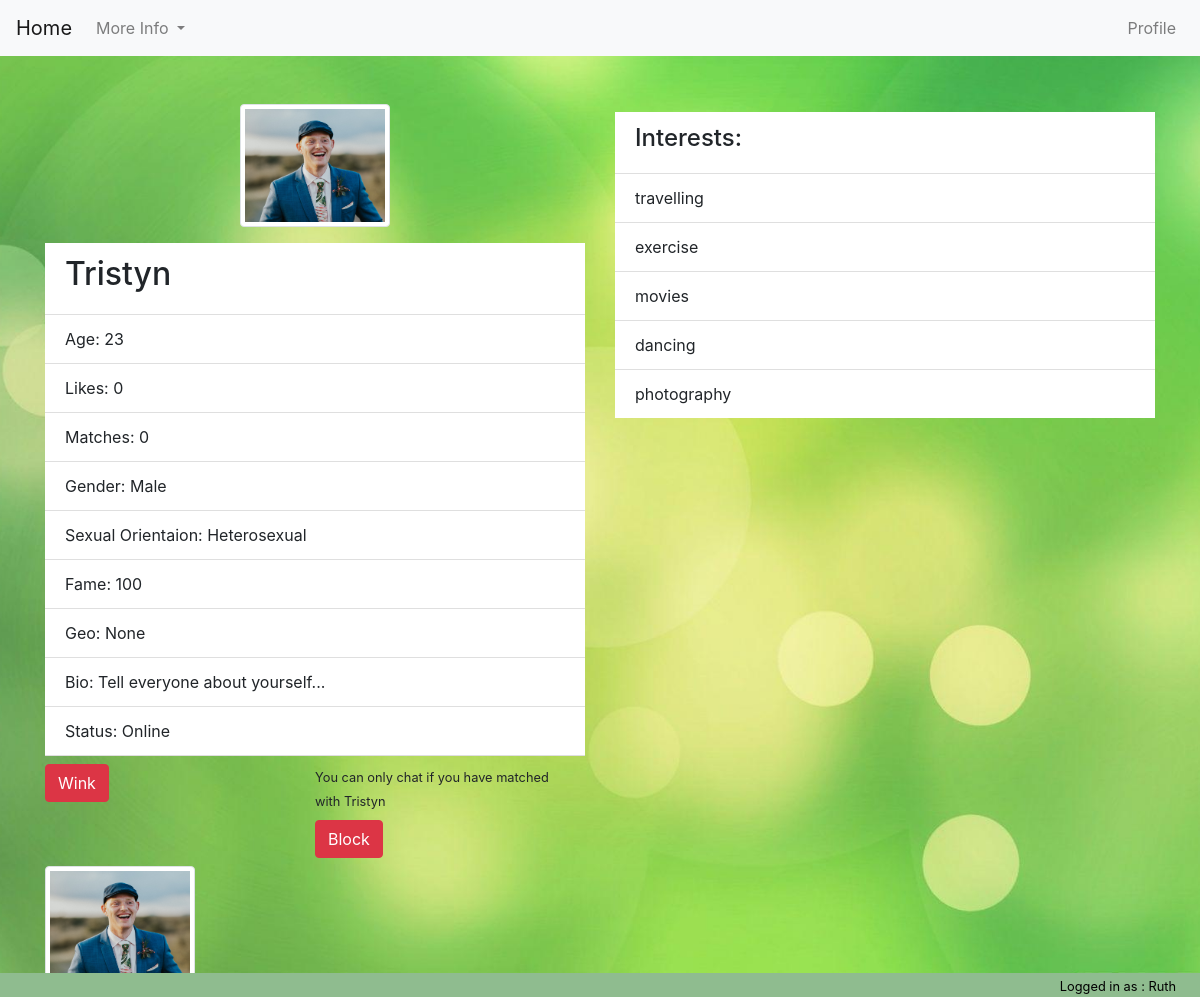
The app's page /profile_view/Tristyn (signed in), older data.
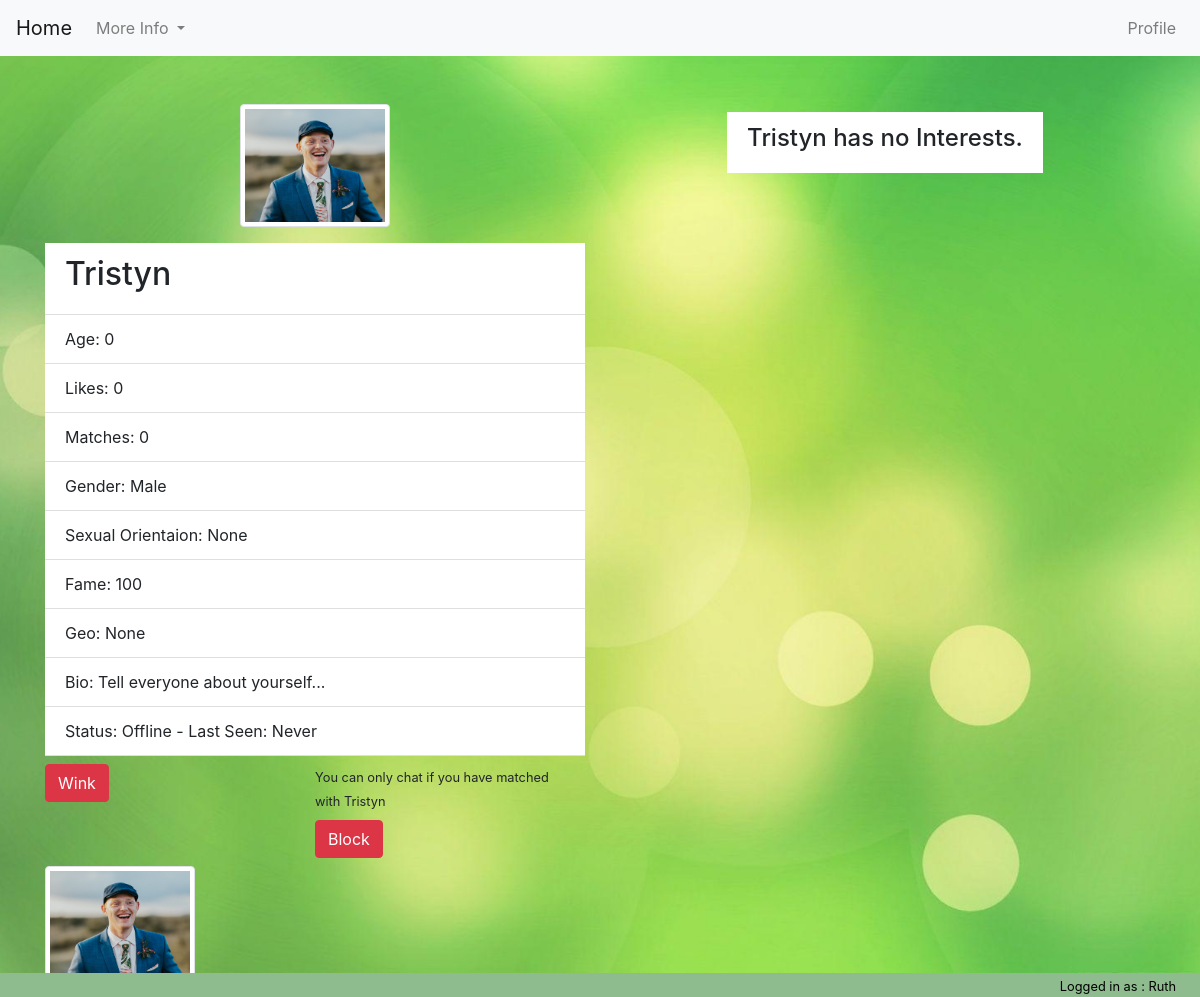
The same page, newer data.
### tables this page shows
CREATE TABLE users (
    profile_pic string default('default.png'),
    pics integer default(0),
    username string not null,
    firstname string not null,
    lastname string not null,
    email string not null,
    password string not null,
    likes integer default(0),
    matches integer default(0),
    bio text default('Tell everyone about yourself...'),
    gender string,
    age integer default(0),
    sex_orientation string,
    fame integer default(100),
    geo_location string,
    last_online string default('Offline'),
    complete string default('False'),
    verified string default(0)
);

CREATE TABLE images(
    username string not null,
    file_name string not null
);

### matcha/views.py (the view)
@app.route('/profile_view/<username>')
def profile_view(username):
    profile = get_profile_data(username)
    if profile['user_profile']:
        common_lib_log_history_moment('profile_view', session['username'], username, "You viewed " + username + "'s profile")
        if not common_lib_check_if_blocked(username):
            common_lib_log_history_moment('profile_view', username, session['username'], session['username'] + " viewed your profile, why dont you check their profile out?")
        return render_template("profile_view.html",
                               winked=profile['winked'],
                               user=profile['user_profile'],
                               session_user=profile['session_user'],
                               interests=profile['interest_list'],
                               matched=profile['matched'],
                               pictures=profile['pictures'])
    else:
        flash('That user does not exist', 'danger')
        return redirect(url_for('home'))

### matcha/__init__.py (called while the page is built)
@app.before_request
def before_request():
    g.db = connect_db()

def connect_db():
    return sqlite3.connect(app.config['DATABASE'])

### matcha/common_lib/blocking.py (called while the page is built)
def common_lib_check_if_blocked(username):
    return False

### matcha/common_lib/history.py (called while the page is built)
def common_lib_log_history_moment(log_type, logging_user, notif_username, message):
    mydate = datetime.now()
    formated_datenow = mydate.strftime("%d-%m-%Y\n%H:%M:%S")
    query_db("INSERT INTO history (log_username, notif_username, message, history_type, logged_timestamp ) VALUES (?,?,?,?,?)",
             (logging_user, notif_username, message, log_type, formated_datenow), True)

### matcha/common_lib/query.py (called while the page is built)
def query_db(query, args=(), commit=False, one=False):
    cur = g.db.execute(query, args)
    if commit:
        g.db.commit()
    else:
        rv = [dict((cur.description[idx][0], value)
                   for idx, value in enumerate(row)) for row in cur.fetchall()]
        return (rv[0] if rv else None) if one else rv

### matcha/templates/profile_view.html (shortened to what this page needs)
{% extends "base.html" %}
{% block nav %}
    <nav class="navbar navbar-expand-lg navbar-light bg-light"> <a class="navbar-brand" href="{{ url_for('home') }}">Home</a>
        <div class="collapse navbar-collapse" id="navbarSupportedContent">
            <ul class="navbar-nav mr-auto">
                <li class="nav-item dropdown">  <a class="nav-link dropdown-toggle" href="#" id="navbarDropdown" role="button" data-toggle="dropdown" aria-haspopup="true" aria-expanded="false">
                    More Info
                </a>
                </li>
            </ul>
            <div class="">
                <ul class="navbar-nav mr-auto">
                    <li class="nav-item">
                        <a class="nav-link" href="{{ url_for('profile_update') }}">Profile</a>
                    </li>
                </ul>
            </div>
        </div>
    </nav>
{% endblock %}
{% block content %}
    {% if user %}
        <div class=" mx-auto mt-5">
            <div class="container">
                <div class="row">
                    <div class="col-sm-12 col-md-6">
                        <img src="{{ url_for('static', filename="img/" + user.profile_pic) }}" alt="..." class="img-thumbnail mx-auto d-block profile-pic mb-3">
                        <ul class="list-group list-group-flush w-100">
                            <li class="list-group-item"><h2>{{ user.username }}</h2></li>
                            <li class="list-group-item">Age: {{ user.age }}</li>
                            <li class="list-group-item">Likes: {{ user.likes }}</li>
                            <li class="list-group-item">Matches: {{ user.matches }}</li>
                            <li class="list-group-item">Gender: {{ user.gender }}</li>
                            <li class="list-group-item">Sexual Orientaion: {{ user.sex_orientation }}</li>
                            <li class="list-group-item">Fame: {{ user.fame }}</li>
                            <li class="list-group-item">Geo: {{ user.geo_location }}</li>
                            <li class="list-group-item">Bio: {{ user.bio }}</li>
                            <li class="list-group-item">
                                {% if user.last_online == "Online" %}
                                    Status: Online
                                {% else %}
                                    Status: Offline -  Last Seen: {{ user.last_online }}
                                {% endif %}
                            </li>
                            <div class="row mt-2 w-100">
                                {% if session_user.profile_pic != 'default.png' %}
                                    <div class="col">
                                    {% if winked %}
                                        <form action="{{ url_for('unwink', username=user.username) }}">
                                            <button type="submit" class="btn btn-danger" id="">Un-Wink</button>
                                        </form>
                                    {% else %}
                                        <form action="{{ url_for('wink', username=user.username) }}">
                                            <button type="submit" class="btn btn-danger" id="wink-button">Wink</button>
                                        </form>
                                    {% endif %}
                                    </div>
                                    <div class="col">
                                        {% if matched %}
                                            <button type="submit" class="btn btn-danger">Chat</button>
                                        {% else %}
                                            <small>You can only chat if you have matched with {{ user.username }}</small>
                                        {% endif %}
                                    </div>
                                {% else %}
                                    <div class="col">
                                        <small>You can only Wink and Chat with users when you have updated your profile picture</small>
                                    </div>
                                {% endif %}
                            </div>
                            <div class="row mt-2 w-100">
                                <div class="col">
                                </div>
                                <div class="col">
                                    <form action="{{ url_for('block_user', username=user.username) }}">
                                        <button type="submit" class="btn btn-danger">Block</button>
                                    </form>
                                </div>
                            </div>
                        </ul>
                    </div>
                    <div class="col-sm-12  col-md-6 mx-auto mt-2 mb-2">
                        <ul class="list-group list-group-flush w-100">
                            {% if interests %}
                                <li class="list-group-item"><h4>Interests:</h4></li>
                            {% else %}
                                <li class="list-group-item mx-auto"><h4>{{ user.username }} has no Interests.</h4></li>
                            {% endif %}
                            {% for interest in interests %}
                                <li class="list-group-item">{{ interest }}</li>
                            {% endfor %}
                        </ul>
                    </div>
                    <div class="col-sm-12 col-md-12 mx-auto">
                        <div class="row">
                            {% if pictures %}
                                {% for picture in pictures %}
                                    <div class="col-sm-12 col-md-6 mt-2 mb-2">
                                        <img src="{{ url_for('static', filename="img/" + picture.file_name) }}" alt="..." class="img-thumbnail thumb-pic profile-pic">
                                    </div>
                                {% endfor %}
                            {% else %}
                                <div class="col"><h3>No Uploaded Images</h3></div>
                            {% endif %}
                        </div>
                    </div>
                </div>
            </div>
        </div>
    {% endif %}
{% endblock %}
{% block footer %}
    <small class="mr-4">Logged in as : {{ session_user.username }}</small>
{% endblock %}

### matcha/templates/base.html (shortened to what this page needs)
<!DOCTYPE html>
<html lang="en">
    <head>
        <link rel="stylesheet" href="https://stackpath.bootstrapcdn.com/bootstrap/4.5.0/css/bootstrap.min.css">
        <link rel="stylesheet" type="text/css" href="{{ url_for('static', filename='main.css') }}">
    </head>
    <body class="">
        {% block nav %}{% endblock %}
        {% block content %}{% endblock %}
    </body>
    <footer>
        {% block footer %}{% endblock %}
    </footer>
</html>

### matcha/static/main.css (style rules this page uses)
.thumb-pic { max-width: 75px; max-height: 75px; }
.profile-pic { max-width: 150px; max-height: 150px; }
body { background: url('img/Splash.jpg') no-repeat center center fixed; -webkit-background-size: cover; -moz-background-size: cover; background-size: cover; -o-background-size: cover; }
footer { position: fixed; left: 0; bottom: 0; width: 100%; background-color: darkseagreen; color: black; text-align: right; }

Row changes from the older to the newer data that the page shows:
changed users "Tristyn": age "23" → "0"; last_online (not shown) → "Never"; username (not shown) → "Tristyn"; sex_orientation "Heterosexual" → (not shown)
Text that changed along with them:
{{ user.sex_orientation }}: (not shown) → "None"
text no longer shown: "Status: Online Interests:"
text now shown: "Status: Offline - Last Seen: has no Interests."
list line gone: "travelling"
list line gone: "exercise"
list line gone: "movies"
list line gone: "dancing"
list line gone: "photography"
